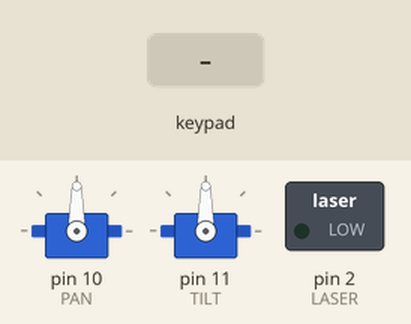
The sketch below on a simulated Arduino Uno, built with avr-gcc and run on an emulated ATmega328P. Parts: 2 × servo, switched loads named in the sketch (green lamp = pin HIGH). The test bench sets the inputs (shaded band). What the sketch prints to the serial monitor is not drawn.

Above: at 2.2 s.
2.3 s: key 'U' pressed
At 3.9 s:
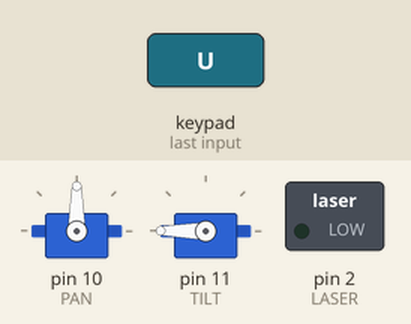
4.2 s: key 'D' pressed
At 4.36 s:
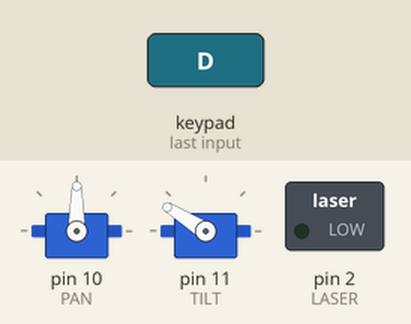
6.0 s: key 'L' pressed
At 7.5 s:
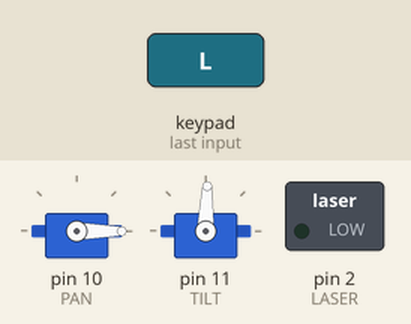
7.8 s: key 'R' pressed
At 7.95 s:
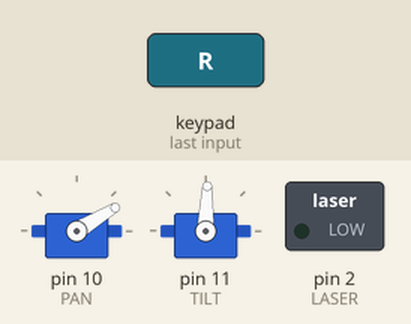
9.6 s: key 'O' pressed
At 10.4 s:
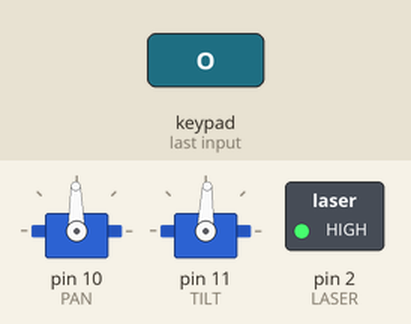
11.1 s: key 'U' pressed
At 12.7 s:
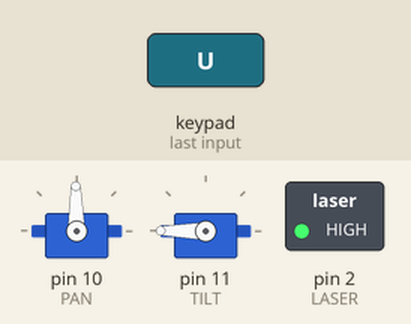
Timing chart, 0 to 13.9 s (numbered marks = the images above; inputs shaded):
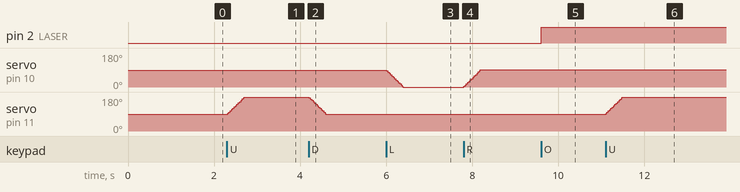

The sketch:

roboTurret3_nunchuk.ino
```cpp
/***********************************************************************************
 *     ______            RobotGeek Desktop RoboTurret v3         ______
 *      |  |                     Nunchuk Control                  |  |
 *      |__|_                                                    _|__|
 *   ___|____|_                                                 _|___|___
 *    |       |    _                                        _   |       |
 *   _|_______|____|_                                      _|___|_______|_
 *
 *  The following sketch will allow you to control a Desktop RobotTurret v3 using
 *  a Wii Nunchuk via the RobotGeek Wii breakout board.
 *
 *  Wiring
 *    Pan Servo - Digital Pin 10
 *    Tilt Servo - Digital Pin 11
 *    Laser - Digital Pin 2
 *    Wii Nunchuk board - IIC Port
 *
 *  Control Behavior:
 *    When not holding Z-Button
 *      The Horizontal Joystick will move the Pan Servo
 *      The Vertical Joystick will move the Tilt Servo
 *    When holding the Z-Button
 *      'Rolling' the nunchuck will move the Pan Servo
 *      'Tilting' the nunchuck will move the Tilt Servo
 *
 *    The C-Button  will toggle the laser module on/off
 *
 *  External Resources
 *
 ***********************************************************************************/
//Includes
#include <Wire.h>            //include the wire library for IIC communication with the nunchuk
#include <ArduinoNunchuk.h>  //include the arduinonunchuk library for parsing the nunchuk data
#include <Servo.h>           //include the servo library for working with servo objects

//Defines
#define BAUDRATE 19200      //define baudrate for optional serial debugging output
#define PAN 10              //Pan Servo Digital Pin
#define TILT 11             //Tilt Servo Digital Pin
#define LASER 2             //Laser Digital Pin
#define JOY_DEADZONE 10     //defines deadband of joystick
#define ACC_DEADZONE 10     //defines deadband of accelerometer
#define JOY_SEN 20          //defines sensitivity factor of joystick. Lower value = more sensitive, higher value = less sensitive
#define ACC_SEN 50          //defines sensitivity factor of accelerometer. Lower value = more sensitive, higher value = less sensitive
#define NUMACCELREADINGS 10 //determines the number of values to average. Increasing this will increase smoothing also increase latency.
#define NUMJOYREADINGS 5    //determines the number of values to average. Increasing this will increase smoothing also increase latency.

Servo panServo, tiltServo;  // create servo objects to control the pan and tilt servos

ArduinoNunchuk nunchuk = ArduinoNunchuk(); // Instantiate Arduino Nunchuk library

// Nunchuk sensor variables
int accx,accy;    //accelerometer X and Y values
byte zbut,cbut;   //z-button and c-button values
int joyx,joyy;    //vertical/horizontal joystick values

// Filtering code variables
int joyx_readings[NUMJOYREADINGS];    // the readings from the joystick X input, array that is NUMJOYREADINGS in length
byte joyx_index = 0;                  // the index of the current reading
int joyx_total = 0;                   // the running total
int joyx_average = 0;                 // the average

int joyy_readings[NUMJOYREADINGS];    // the readings from the joystick Y input, array that is NUMJOYREADINGS in length
byte joyy_index = 0;                  // the index of the current reading
int joyy_total = 0;                   // the running total
int joyy_average = 0;                 // the average

int accx_readings[NUMACCELREADINGS];  // the readings from the accelerometer X input, array that is NUMACCELREADINGS in length
byte accx_index = 0;                  // the index of the current reading
int accx_total = 0;                   // the running total
int accx_average = 0;                 // the average

int accy_readings[NUMACCELREADINGS];  // the readings from the accelerometer Y input, array that is NUMACCELREADINGS in length
byte accy_index = 0;                  // the index of the current reading
int accy_total = 0;                   // the running total
int accy_average = 0;                 // the average

int panValue = 90;   //current positional value being sent to the pan servo.
int tiltValue = 90;  //current positional value being sent to the tilt servo.
int pan_temp;        //temporary pan value used for calculations
int tilt_temp;       //temporary tilt value used for calculations

//State Variables
int laserState = LOW;         //The current state of the laser module
int previousCbutState = 0;    // used for on/off state code for the C-Button. Z-Button state is not required

//Timing variables
long lastDebounceTime = 0;  // the last time the output pin was toggled. This variable is a 'long' because it may need to hold many milliseconds, and a 'long' will afford more space than an 'int'
int debounceDelay = 50;    // the amount of time that that a button must be held, for a reading to register (in milliseconds)

void setup()
{
  Serial.begin(BAUDRATE); //start serial communication at BAUDRATE

   nunchuk.init();// Initialize Nunchuk

  //initialize servos
  panServo.attach(PAN);  // attaches/activates the pan servo on pin PAN
  tiltServo.attach(TILT);  // attaches/activates the tilt servo on pin TILT

  //initalize digital pins
  pinMode(LASER, OUTPUT);      //set the LASER Pin to an output

  //write initial servo positions to set the servos to 'home'
  panServo.write(panValue);  //sets the pan servo position to the default 'home' value
  tiltServo.write(tiltValue);//sets the tilt servo position to the default 'home' value

  //loop through each array and set everything in the filter code to 0
  for (int accx_Reading = 0; accx_Reading < NUMACCELREADINGS; accx_Reading++)
    accx_readings[accx_Reading] = 0;
  for (int accy_Reading = 0; accy_Reading < NUMACCELREADINGS; accy_Reading++)
    accy_readings[accy_Reading] = 0;
  for (int joyx_Reading = 0; joyx_Reading < NUMJOYREADINGS; joyx_Reading++)
    joyx_readings[joyx_Reading] = 0;
  for (int joyy_Reading = 0; joyy_Reading < NUMJOYREADINGS; joyy_Reading++)
    joyy_readings[joyy_Reading] = 0;

  Serial.print("Desktop RoboTurret v3 Ready\n");    // Send message to serial port
  delay(1000);
}

void loop()
{
  GetNunchukValues();  //Update Nunchuk global variables from the nunchuk


  /**************  Laser Toggle on/off code *******************************/
  //check if the c-button is pressed (1/HIGH) and that the last state was unpressed (0/LOW)
  if (cbut == 1 && previousCbutState == 0)
  {
    laserState = !laserState; //set the laserState to the opposite of what it was before
  }

  digitalWrite(LASER, laserState); //set the pin LASER to the value of laserState
  previousCbutState = cbut;        //set the previous button state for the next loop


  /**************  Pan/Tilt servo movement *******************************/

      /**************  default joystick/pan-tilt behavior ***************/
  //check that the z-button is not being held down, which signifies that the joystick will control the servos
  if (zbut == 0)
  {
     //GetNunchukValues() will set joyx and joyy to values between -128 and 127 depending on where the joystick is centered.
     //ideally 0 would represent the center of the joystick, where we would expect no movement. However the joystick might not
     //be perfectly centered. The JOY_DEADZONE defines a zone of values where the servos should ignore any input.
     //i.e. for a deadzone of 20, nothing will happen until the value drops below -20 or goes above 20

    if(joyx > JOY_DEADZONE || joyx < -JOY_DEADZONE){        // If joystick goes beyond deazone centerpoint...
      pan_temp += joyx/JOY_SEN;                             // Increment temporary variable based upon how far away from center we are
    }
    if(joyy > JOY_DEADZONE || joyy < -JOY_DEADZONE){
      tilt_temp += joyy/JOY_SEN;
    }
  }

      /**************  accelerometer/pan-tilt behavior ***************/
  // when zbutton is held down, accelerometer is used to control pan/tilt
  else if (zbut == 1)
  {
     //GetNunchukValues() will set accx and accy to values between ~ -215 and 215 depending on where the nunhcuk is centered.
     //ideally 0 would represent the the nunchuck being perfectly upright. To give the user some room to have the turret stop
     //the program defines a deadzone (much like the joystick)
     //i.e. for a deadzone of 50, nothing will happen until the value drops below -50 or goes above 50
    if(accx > ACC_DEADZONE || accx < -ACC_DEADZONE){      // If accelerometer goes beyond deazone centerpoint...
      pan_temp += accx/ACC_SEN;                           // Increment temporary variable based upon how far away from center we are
    }
    if(accy > 10 || accy < -10){
      tilt_temp -= accy/ACC_SEN;
    }
  }


  //keep the pan values in easily manageable range
  pan_temp = max(pan_temp, -128);//use the max() function to make sure the value never falls below -128
  pan_temp = min(pan_temp, 128);//use the min() function to make sute the value never goes above 128

  //keep the tilt values in easily manageable range
  tilt_temp = max(tilt_temp, -128);//use the max() function to make sure the value never falls below -128
  tilt_temp = min(tilt_temp, 128);//use the min() function to make sute the value never goes above 128

  panValue = map(pan_temp, -128, 128, 0, 180);     // scale the pan value to use it with the servo (value between 0 and 180)
  tiltValue = map(tilt_temp, -128, 128, 0, 180);     // scale the tilt value to use it with the servo (value between 0 and 180

  panServo.write(panValue);                    // sets the servo position according to the scaled value
  tiltServo.write(tiltValue);                  // sets the servo position according to the scaled value
  delay(15);                                   // waits for the servo to get to the position before going to the next loop

  //  SerialNunchuk(); //Uncomment for data debugging
}


//sets the global nunchuk variables based on the nunchuk values
void GetNunchukValues()
{
  nunchuk.update();                 //update from Nunchuk library
  zbut = nunchuk.zButton;           //set the zbut global variable based on the nunchuk value
  cbut = nunchuk.cButton;           //set the cbut global variable based on the nunchuk value

  // We recommend using Accel_Filter at all times, it helps tame the very noisy accelerometer data.
  // We recommend using Joystick_Filter for Direct Control sketch, but not for Incremental Control Sketch.

  //Accel();                        //Updates unfiltered values from Joystick. Comment out Accel_Filter(); if you are using this.
  Accel_Filter();                 //Filters and updates values from Accelerometer. Comment out Accel(); if you are using this.

  Joystick();                     //Updates unfiltered values from Accelerometer. Comment out Joystick_Filter(); if you are using this.
  //Joystick_Filter();              //Filters and updates values from Joystick.  Comment out Joystick(); if you are using this.
}

void Joystick()    // Unfiltered data. Makes 0 the centerpoint. Range from approx -128 to 128
{
  joyx = nunchuk.analogX - 128;
  joyy = nunchuk.analogY - 128;
}

void Accel()      // Unfiltered data. Makes 0 the centerpoint. Range from approx -215 to 215
{
  accx = nunchuk.accelX - 512;
  accy = nunchuk.accelY - 512;
}

void Joystick_Filter()      //Filtered Joystick Data & Updates
{
  // smoothing code
  // subtract the last reading:
  joyx_total= joyx_total - joyx_readings[joyx_index];
  joyy_total= joyy_total - joyy_readings[joyy_index];
  // read from the sensor:
  joyx_readings[joyx_index] = nunchuk.analogX;
  joyy_readings[joyy_index] = nunchuk.analogY;
  // add the reading to the total:
  joyx_total = joyx_total + joyx_readings[joyx_index];
  joyy_total = joyy_total + joyy_readings[joyy_index];
  // advance to the next position in the array:
  joyx_index = joyx_index + 1;
  joyy_index = joyy_index + 1;
  // if we're at the end of the array...
  if (joyx_index >= NUMJOYREADINGS)
    // ...wrap around to the beginning:
    joyx_index = 0;
  // if we're at the end of the array...
  if (joyy_index >= NUMJOYREADINGS)
    // ...wrap around to the beginning:
    joyy_index = 0;
  // calculate the average:
  joyx_average = joyx_total / NUMJOYREADINGS;
  joyy_average = joyy_total / NUMJOYREADINGS;
  //write average to accelerometer value variable
  joyx = joyx_average - 128;  // makes 0 the centerpoint. Range from approx -128 to 128
  joyy = joyy_average - 128;
}

void Accel_Filter()      //Filtered Accelerometer Data & Updates
{
  // smoothing code
  // subtract the last reading:
  accx_total= accx_total - accx_readings[accx_index];
  accy_total= accy_total - accy_readings[accy_index];
  // read from the sensor:
  accx_readings[accx_index] = nunchuk.accelX;
  accy_readings[accy_index] = nunchuk.accelY;
  // add the reading to the total:
  accx_total = accx_total + accx_readings[accx_index];
  accy_total = accy_total + accy_readings[accy_index];
  // advance to the next position in the array:
  accx_index = accx_index + 1;
  accy_index = accy_index + 1;
  // if we're at the end of the array...
  if (accx_index >= NUMACCELREADINGS)
    // ...wrap around to the beginning:
    accx_index = 0;
  // if we're at the end of the array...
  if (accy_index >= NUMACCELREADINGS)
    // ...wrap around to the beginning:
    accy_index = 0;
  // calculate the average:
  accx_average = accx_total / NUMACCELREADINGS;
  accy_average = accy_total / NUMACCELREADINGS;
  //write average to accelerometer value variable
  accx = accx_average - 512;  // makes 0 the centerpoint. Range from approx -215 to 215
  accy = accy_average - 512;
}

void SerialNunchuk()      // Serial output of raw Nunchuk sensor values for debugging
{
  Serial.print(nunchuk.analogX, DEC);
  Serial.print(' ');
  Serial.print(nunchuk.analogY, DEC);
  Serial.print(' ');
  Serial.print(nunchuk.accelX, DEC);
  Serial.print(' ');
  Serial.print(nunchuk.accelY, DEC);
  Serial.print(' ');
  Serial.print(nunchuk.accelZ, DEC);
  Serial.print(' ');
  Serial.print(nunchuk.zButton, DEC);
  Serial.print(' ');
  Serial.println(nunchuk.cButton, DEC);
  delay(10);
}
```

Measured:
- after the input at 2.3 s, servo on pin 11 (TILT): moves from 90° to 180° over 0.39 s, starting at once
- after the input at 4.2 s, servo on pin 11 (TILT): moves from 180° to 88° over 0.39 s, starting at once
- after the input at 6.0 s, servo on pin 10 (PAN): moves from 90° to 0° over 0.39 s, starting at once
- after the input at 7.8 s, servo on pin 10 (PAN): moves from 0° to 91° over 0.39 s, starting at once
- after the input at 9.6 s, pin 2 (LASER): LOW → HIGH at once
- after the input at 11.1 s, servo on pin 11 (TILT): moves from 88° to 180° over 0.39 s, starting at once
